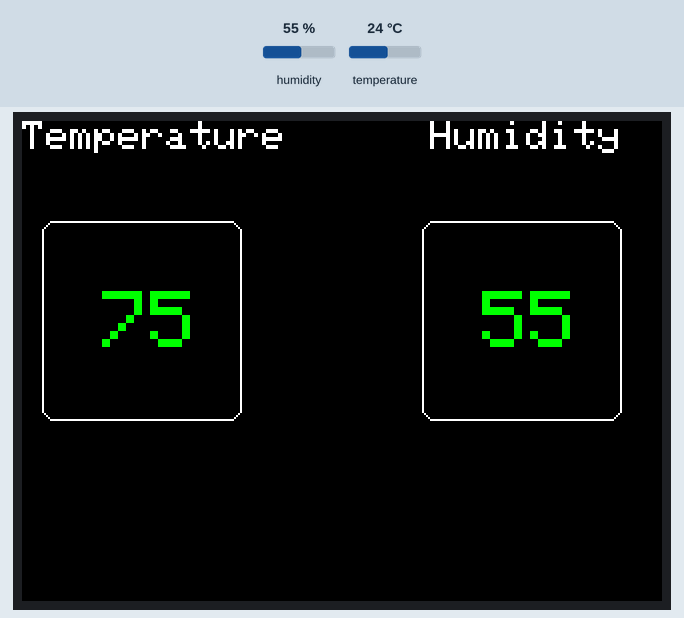
Recording of a sketch running on a simulated Arduino Mega 2560, built with avr-gcc and run on an emulated ATmega2560. Parts: 320×240 colour display. The test bench sets the inputs (shaded band); at power-on: humidity 55 %, temperature 24 °C.

Above: at 1.3 s.
1.4 s: humidity set to 22 %
At 4.4 s:
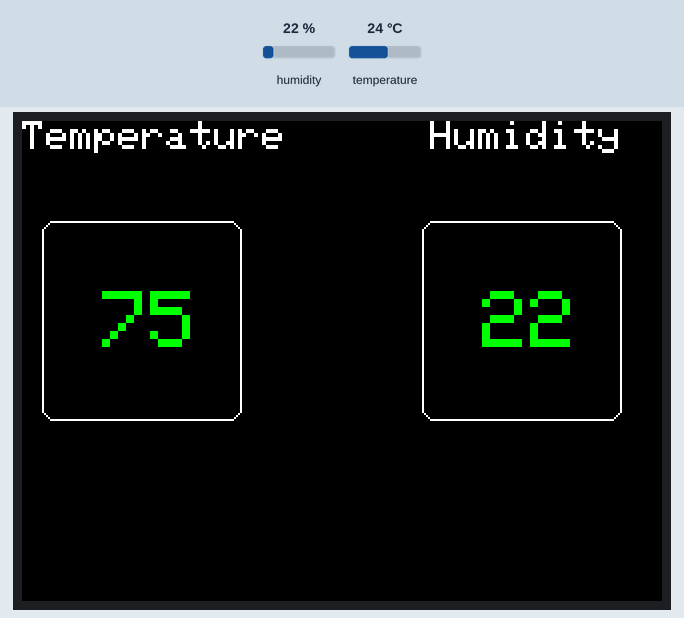
7.9 s: temperature set to 12 °C
At 10.8 s:
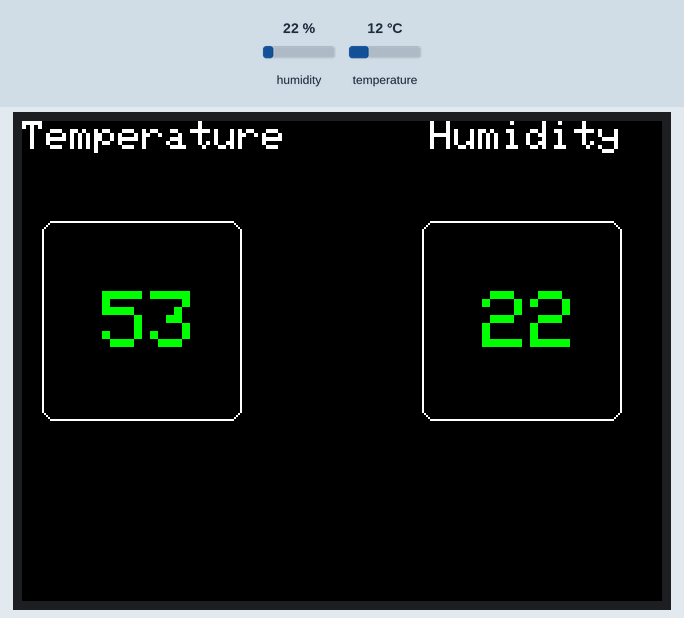
14.0 s: humidity set to 40 %
At 17.1 s:
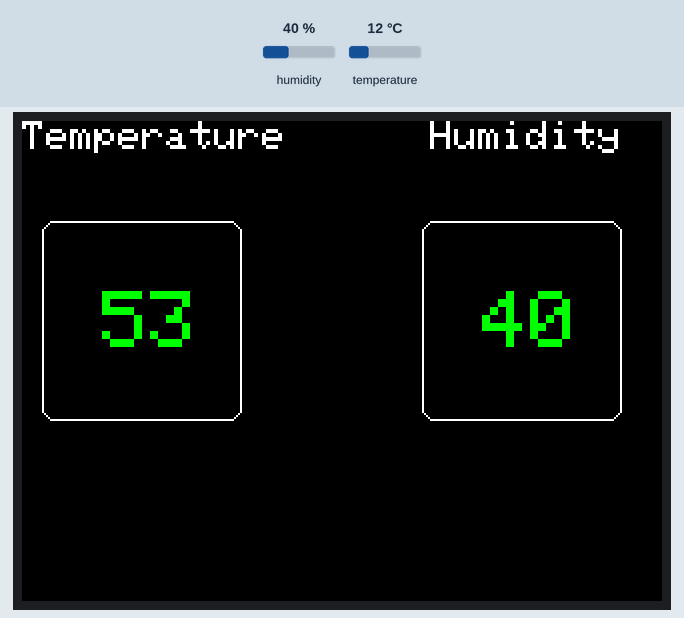
20.1 s: temperature set to 19 °C
At 22.3 s:
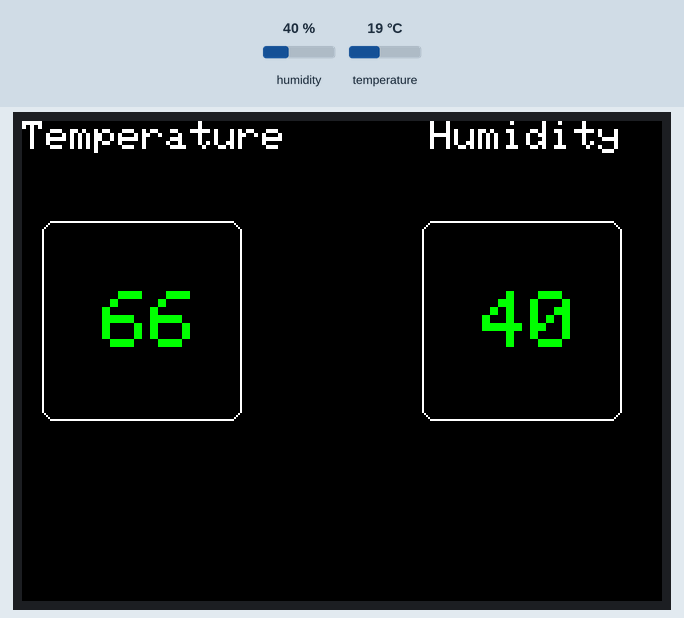
Timing chart, 0 to 23.8 s (numbered marks = the images above; inputs shaded):
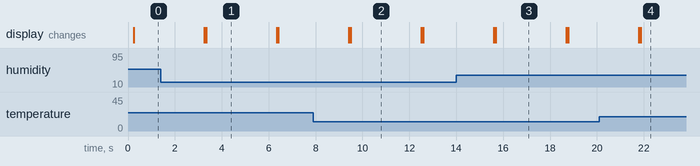

The sketch:

dht22_with_lcd.ino
```cpp
/*
 * TFT LCD Text & DRAWING
 * with DHT22
 *
 * learnelectronics
 * 4 APRIL 2017
 *
 * www.youtube.com/c/learnelectronics
 * arduino0169@gmail.com
 */

#include <Adafruit_GFX.h>                                       //graphix library for drawing
#include <Adafruit_TFTLCD.h>                                    //LCD library to drive screen
#include "DHT.h"                                                //dht library

#define LCD_CS A3                                               // Chip Select goes to Analog 3
#define LCD_CD A2                                               // Command/Data goes to Analog 2
#define LCD_WR A1                                               // LCD Write goes to Analog 1
#define LCD_RD A0                                               // LCD Read goes to Analog 0

#define LCD_RESET A4                                            //LCD reset to analog 4
#define DHTPIN 53                                               //dht22 on digital 53 (Mega)
#define DHTTYPE DHT22                                           //define dht type (11,21,22)


#define	BLACK   0x0000                                          //hex colors to english
#define	BLUE    0x001F
#define	RED     0xF800
#define	GREEN   0x07E0
#define CYAN    0x07FF
#define MAGENTA 0xF81F
#define YELLOW  0xFFE0
#define WHITE   0xFFFF

Adafruit_TFTLCD tft(LCD_CS, LCD_CD, LCD_WR, LCD_RD, LCD_RESET); //create instance of LCD called tft
DHT dht(DHTPIN, DHTTYPE);                                       //create instance of dht called dht

void setup(void) {
  Serial.begin(9600);                                           //serial comms for debug

  tft.reset();                                                  //reset the screen

  tft.begin(0x9341);                                            //start screen using chip identifier hex

}

void loop(void) {

  int f = dht.readTemperature(true);                            //read temp in F from dht22
  int h = dht.readHumidity();                                   //read humidity from dht

  tft.setRotation(1);                                           //set rotation for wide screen
  tft.fillScreen(BLACK);                                        //fill screen with black (ersatz clear)
  tft.setCursor(0, 0);                                          //cursor to upper left

  tft.setTextColor(WHITE);                                      //set text color white
  tft.setTextSize(2);                                           //set text size to 2 (1-6)
  tft.println("Temperature      Humidity");                     //print header to screen


 tft.drawRoundRect(10, 50, 100, 100, 6, WHITE);                 //draw rounded box (x,y,width,height,radius,color)
 tft.drawRoundRect(200, 50, 100, 100, 6, WHITE);                //draw rounded box (x,y,width,height,radius,color)
 tft.setTextColor(GREEN);                                       //set text color to green
 tft.setTextSize(4);                                            //set text size 4
 tft.setCursor(40, 85);                                         //put cursor in left box
 tft.print(f);                                                  //print the temperature


 tft.setCursor(230, 85);                                        //put cursor in right box
 tft.print(h);                                                  //print the humidity
 delay(3000);                                                   //wait 3 seconds
}
```

Measured:
- after the input at 1.4 s, the display: first differs from a run without the input after 1.9 s (image 1)
- after the input at 7.9 s, the display: first differs from a run without the input after 1.6 s (image 2)
- after the input at 14.0 s, the display: first differs from a run without the input after 1.7 s (image 3)
- after the input at 20.1 s, the display: first differs from a run without the input after 1.8 s (image 4)
- what the display in image 1 shows lasts 3.0 s, from 3.3 s to 6.3 s
